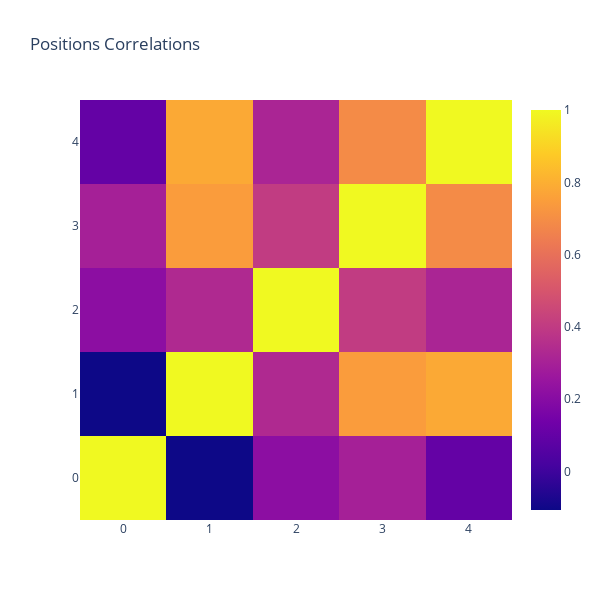

This figure's notebook cell:
### Markdown cell above
#### Computing the correlations across positions

### Code cell
fig = go.Figure()

fig.add_trace(
    go.Heatmap(
        x=df_counts.columns,
        y=df_counts.columns,
        z=df_counts.corr(),
    )
)

fig.update_layout(
    title="Positions Correlations",
    height=600,
    width=600,
)

fig.show()

### Figure 1 — Plotly figure (JSON) as saved in the notebook; plotly's stock layout.template omitted (floating-point values rounded to 4 significant figures)
{"data": [{"type": "heatmap", "x": [0, 1, 2, 3, 4], "y": [0, 1, 2, 3, 4], "z": [[1, -0.1062, 0.2148, 0.2959, 0.1001], [-0.1062, 1, 0.3327, 0.7442, 0.7834], [0.2148, 0.3327, 1, 0.4033, 0.315], [0.2959, 0.7442, 0.4033, 1, 0.6905], [0.1001, 0.7834, 0.315, 0.6905, 1]]}], "layout": {"height": 600, "title": {"text": "Positions Correlations"}, "width": 600}}
